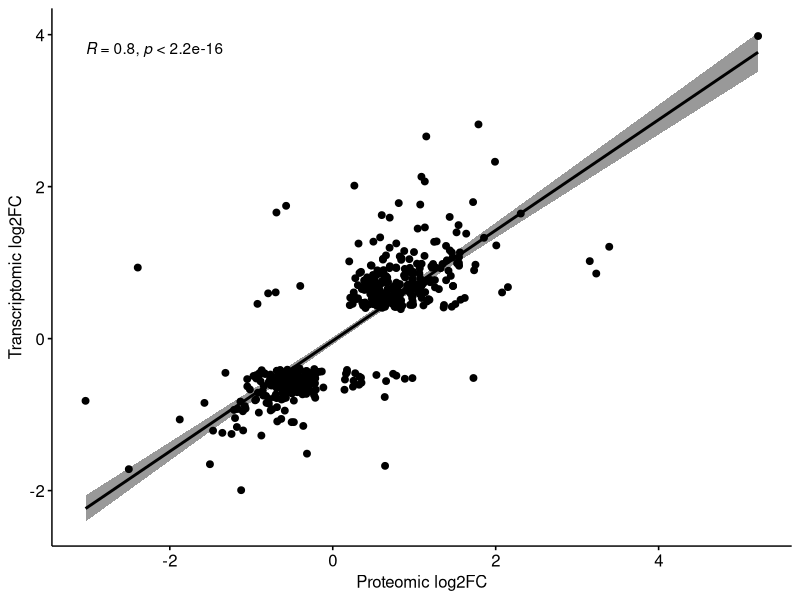

The R script that drew this image:

#prepare two files with DE genes (TR) and DE proteins (MS) with ensemble gene ID and logFC only
#Upload files 
MS<- read.csv("MS.csv", stringsAsFactors = FALSE)
TR<- read.csv("TR.csv", stringsAsFactors = FALSE)

MS2 <- subset(MS, MS$Gene_ID %in% TR$Gene_ID)
TR2 <- subset(TR, TR$Gene_ID %in% MS$Gene_ID)

all_MS_TR_common<-merge(MS2,TR2, by="Gene_ID")
write.csv(all_MS_TR_common, "All_MS_TR_common.csv", row.names = FALSE, quote= FALSE)

#Correlation analysis
install.packages("ggpubr")
library(ggpubr)

ggscatter(all_MS_TR_common, x = "MS_logFC", y = "TR_logFC", 
          add = "reg.line", conf.int = TRUE, 
          cor.coef = TRUE, cor.method = "pearson",
          xlab = "Proteomic log2FC", ylab = "Transcriptomic log2FC")








